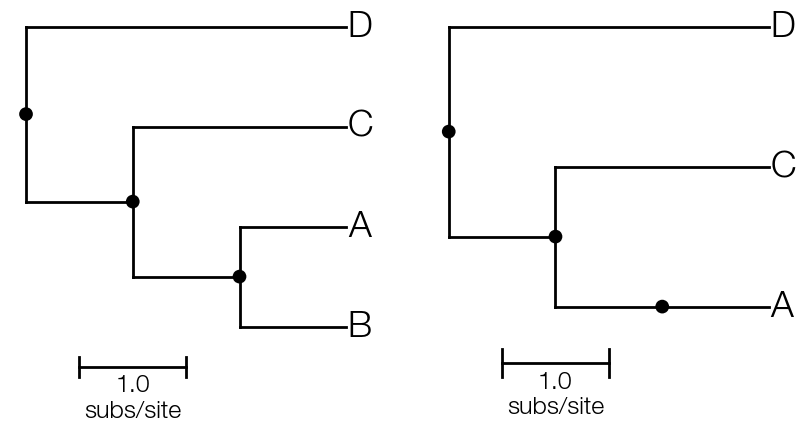

Generate this figure with Python:
import baltic as bt
from baltic import bt_utils

import matplotlib as mpl
from matplotlib import pyplot as plt
from matplotlib.gridspec import GridSpec

mpl.use("Agg")

treestring = '((("A":1,"B":1):1,"C":2):1,"D":3);'
ll = bt.make_tree(treestring, 'divergence')
ll.treeStats()

fig = plt.figure(figsize=(10,5),facecolor='w')
gs = GridSpec(1,2)

ax = plt.subplot(gs[0])
ax2 = plt.subplot(gs[1])

keep = []
for k in ll.get_external():
    if k.name in ['A', 'C', 'D']:
        keep.append(k)

reduced_ll = ll.reduce_tree(keep)
reduced_ll.sort_branches(descending=False)

ll.plot_tree(ax)
reduced_ll.plot_tree(ax2)

def target_function(node):
    """
    Equivalent to anonymous function lambda k: k.is_node()
    """
    return node.is_node()

ll.plot_text(ax, size = 26)
ll.plot_points(ax, targetFxn = target_function)

reduced_ll.plot_text(ax2, size = 26)
reduced_ll.plot_points(ax2, targetFxn = target_function)

bt_utils.plot_scale_bar(ax, xy = (0.5, 0.1), tree = ll, style = 'fancy', textKwargs={'fontsize': 18})
bt_utils.plot_scale_bar(ax2, xy = (0.5, 0.1), tree = reduced_ll, style = 'fancy', textKwargs={'fontsize': 18})

bt_utils.clean_axes(ax)
bt_utils.clean_axes(ax2)

plt.savefig('basic-tree-reduced.png', bbox_inches='tight')
